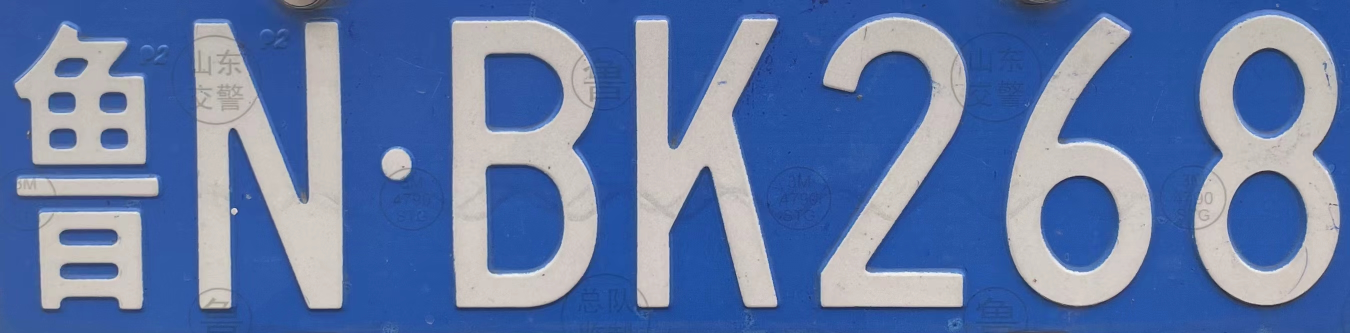
#> input picture images/easy/1-3.jpg, 2700 x 666 px (shown at 1/2 size); its folder holds only this picture in this run
$ python -i classifier.py   (imports and definitions only)   (Python 2 division)   (older library calls are emulated)
#> lines starting #> are read from the running program, lines starting #| are printed output that depends on the picture
import os
import time
import numpy as np
import cv2

from utils import MyThread
from config import GlobalConfig, ClassificationConfig

class ModelWrapper:
    def load(self, file_path:str) -> None:
        self.model = self.model.load(file_path)

    def save(self, file_path:str) -> None:
        self.model.save(file_path)

class SVMWrapper(ModelWrapper):
    # [6 lines left out: function __init__, not called in this run]

    def train(self, features:np.ndarray, labels:np.ndarray) -> None:
        self.model.train(features, cv2.ml.ROW_SAMPLE, labels)

    def predict(self, features:np.ndarray) -> np.ndarray:
        r = self.model.predict(features)
        return r[1].ravel()


def classify_preprocess(image:np.ndarray) -> np.ndarray:
    '''preprocess image for character preprocess
    Params:
        image: input 20x20 gray image
    ----------
    Return:
        feature: preprocessed 128d image feature
    '''
    # deskew
    m = cv2.moments(image)
    if abs(m['mu02']) < ClassificationConfig.DESKEW_EPSILON:
        image_deskew = image.copy()
    else:
        skew = m['mu11'] / m['mu02']
        M = np.float32([[1, skew, -0.5 * ClassificationConfig.IMAGE_SIZE * skew], [0, 1, 0]])
        image_deskew = cv2.warpAffine(image, M, (ClassificationConfig.IMAGE_SIZE, ClassificationConfig.IMAGE_SIZE), flags=cv2.WARP_INVERSE_MAP | cv2.INTER_LINEAR)

    # HOG
    gx = cv2.Sobel(image_deskew, cv2.CV_32F, 1, 0)
    gy = cv2.Sobel(image_deskew, cv2.CV_32F, 0, 1)
    magnitude, angle = cv2.cartToPolar(gx, gy)
    angle_bin = np.int32(ClassificationConfig.BIN_NUM * angle / (2 * np.pi))
    angle_cells = angle_bin[:ClassificationConfig.IMAGE_SIZE//2, :ClassificationConfig.IMAGE_SIZE//2], angle_bin[ClassificationConfig.IMAGE_SIZE//2:, :ClassificationConfig.IMAGE_SIZE//2], angle_bin[:ClassificationConfig.IMAGE_SIZE//2, ClassificationConfig.IMAGE_SIZE//2:], angle_bin[ClassificationConfig.IMAGE_SIZE//2:, ClassificationConfig.IMAGE_SIZE//2:]
    magnitude_cells = magnitude[:ClassificationConfig.IMAGE_SIZE//2, :ClassificationConfig.IMAGE_SIZE//2], magnitude[ClassificationConfig.IMAGE_SIZE//2:, :ClassificationConfig.IMAGE_SIZE//2], magnitude[:ClassificationConfig.IMAGE_SIZE//2, ClassificationConfig.IMAGE_SIZE//2:], magnitude[ClassificationConfig.IMAGE_SIZE//2:, ClassificationConfig.IMAGE_SIZE//2:]
    hists = [np.bincount(b.ravel(), m.ravel(), ClassificationConfig.BIN_NUM) for b, m in zip(angle_cells, magnitude_cells)]
    hist = np.hstack(hists)

    # transform to Hellinger kernel
    feature =  hist / (hist.sum() + ClassificationConfig.HELLINGER_EPSILON)
    feature = np.sqrt(feature)
    feature /= np.linalg.norm(feature) + ClassificationConfig.HELLINGER_EPSILON

    return feature


# [69 lines left out: functions train_en, train_zh, not called in this run]


# [11 lines not run here, left out]

>>> import cv2
>>> picture = cv2.imread('images/easy/1-3.jpg', cv2.IMREAD_GRAYSCALE)
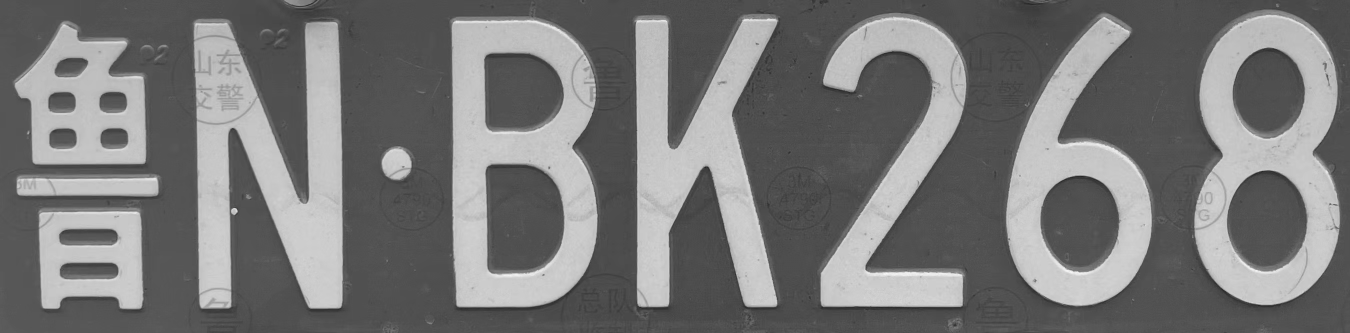
#> picture: shape (666, 2700) (shown at 1/2 size); min 26, max 252, mean 119.7
>>> result = classify_preprocess(picture)
#> in classify_preprocess, `m = cv2.moments(image)`: m = moments, m00 215192167, centre m10/m00, m01/m00 = (1340, 335.2)
#> in classify_preprocess, `skew = m['mu11'] / m['mu02']`: skew = 0.0209
#> in classify_preprocess, `M = np.float32([[1, skew, -0.5 * ClassificationConfig.IMAGE_SIZE * ske..`: M = [[1, 0.0209, -0.209], [0, 1, 0]]
#> in classify_preprocess, `image_deskew = cv2.warpAffine(image, M, (ClassificationConfig.IMAGE_SI..`:
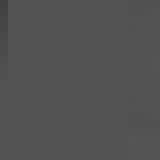
#> image_deskew: shape (20, 20) (shown 8 times larger); min 65, max 85, mean 82.7
#> in classify_preprocess, `gx = cv2.Sobel(image_deskew, cv2.CV_32F, 1, 0)`:
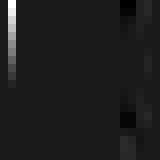
#> gx: shape (20, 20) float32 (shown 8 times larger); min -8, max 68, mean 1; drawn with min black and max white
#> in classify_preprocess, `gy = cv2.Sobel(image_deskew, cv2.CV_32F, 0, 1)`:
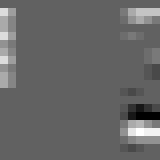
#> gy: shape (20, 20) float32 (shown 8 times larger); min -8, max 13, mean 0.468; drawn with min black and max white
#> in classify_preprocess, `magnitude, angle = cv2.cartToPolar(gx, gy)`:
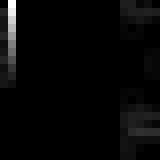
#> magnitude: shape (20, 20) float32 (shown 8 times larger); min 0, max 68, mean 1.9; drawn with min black and max white
#> in classify_preprocess, `magnitude, angle = cv2.cartToPolar(gx, gy)`:
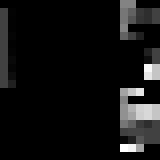
#> angle: shape (20, 20) float32 (shown 8 times larger); min 0, max 6.09, mean 0.441; drawn with min black and max white
#> in classify_preprocess, `angle_bin = np.int32(ClassificationConfig.BIN_NUM * angle / (2 * np.pi))`:
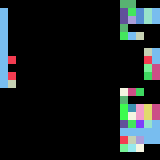
#> angle_bin: shape (20, 20) int32 (shown 8 times larger); 20 distinct labels, from 0 to 30; one colour per label, 0 black
#> in classify_preprocess, `hists = [np.bincount(b.ravel(), m.ravel(), ClassificationConfig.BIN_NU..`: hists = 4 items
#> in classify_preprocess, `hist = np.hstack(hists)`: hist = 128 values, max 354 at index 0, min 0 at index 2, mean 5.91
#> in classify_preprocess, `feature =  hist / (hist.sum() + ClassificationConfig.HELLINGER_EPSILON)`: feature = 128 values, max 0.468 at index 0, min 0 at index 2, mean 0.00781
#> in classify_preprocess, `feature = np.sqrt(feature)`: feature = 128 values, max 0.684 at index 0, min 0 at index 2, mean 0.0359
#> result has the same summary as feature in classify_preprocess
